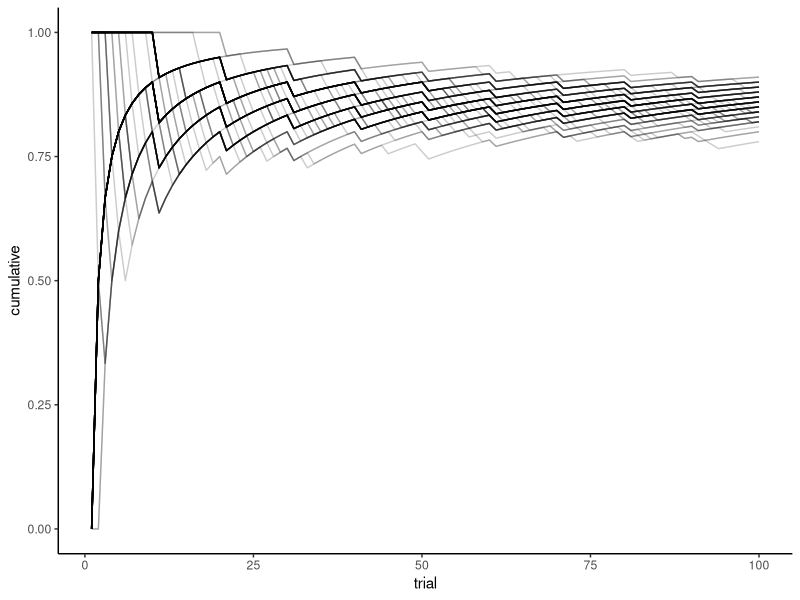

This chart was generated by the following R code:
# The matching pennies game

set.seed(1999)
library(tidyverse)


# Random agent, no learning, no feedback
# "null" model
RandomAgent_f <- function(rate){
  choice <- rbinom(1,1,rate)
  return(choice)
}

# Agent without noise
WSLSAgent_f <- function(prevChoice, feedback){
  
  if (feedback == 1){
    choice <- prevChoice
  } else {
    choice <- 1 - prevChoice
  }
  
  return(choice)
}

#introducing noise
# The agent with noise is probabilistic because the noise add randomness
WSLSAgentNoise_f <- function(prevChoice, feedback, noise){
  
  choice <- WSLSAgent_f(prevChoice, feedback)
  
  # noise 
  if (rbinom(1,1,noise) == 1){ # if noise = 0 it doesn't behave differently
    choice <- rbinom(1,1,0.5)
  }
  
  return(choice)
}


# block agent

BlockAgent_f <- function(t){
  block <- floor((t-1)/10) # compute the block number, we can then see with even/odd what trial we're on
  choice <- block %% 2
  return(choice)
}


#---------
#SIMULATION 

trials <- 100
noise <- 0.1

simulate_game <- function(trials, noise){
  
  Self <- rep(NA, trials)
  Other <- rep(NA, trials)
  Feedback <- rep(NA, trials)
  

  Self[1]  <- RandomAgent_f(0.5)
  Other[1] <- BlockAgent_f(1)
  Feedback[1] <- as.numeric(Self[1] == Other[1])

  for (t in 2:trials){
    
    # WSLS chooses based on previous trial
    Self[t] <- WSLSAgentNoise_f(Self[t-1], Feedback[t-1], noise)
    
    # Block agent chooses based on current trial
    Other[t] <- BlockAgent_f(t)
    
    # Compute feedback
    Feedback[t] <- as.numeric(Self[t] == Other[t])
  }
  df <- tibble(
    trial = 1:trials,
    Self = Self,
    Other = Other,
    Feedback = Feedback
  )
  return(df)
  
  }


df_all <- NULL

agents <- 100

for (agent in 1:agents){
  df_agent <- simulate_game(trials = 100, noise = 0.1)
  df_agent$agent_id <- agent
  df_all <- rbind(df_all, df_agent)
}

nrow(df_all)

# visualization, cumulative average per agent
df_all <- df_all %>%
  group_by(agent_id) %>%
  mutate(
    cumulative = cumsum(Feedback) / trial
  )

#plotting
ggplot(df_all, aes(trial, cumulative, group = agent_id)) + theme_classic() +
  geom_line(alpha = 0.2)


